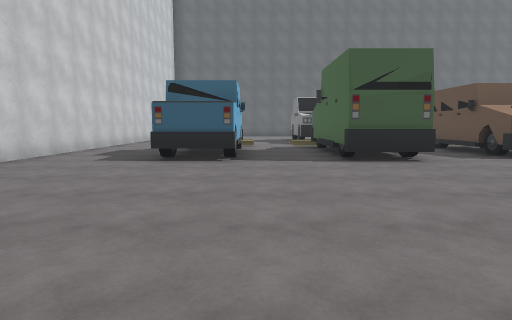
[1] (above)

24 first-person views from a walk through a 3-D level made in the Unity game engine. The camera is 1.3 m above the floor, tilts 6° down and sees 75° across. The floor is counted in squares, 2 m on a side. Each view is taken from the middle of a square. On the plan, view 1 faces up. The plan holds only what a view shows up to about 10 squares ahead; the rest is blank. The place goes on beyond the plan. The player character is not drawn. Some animated figures are not drawn.

[2]
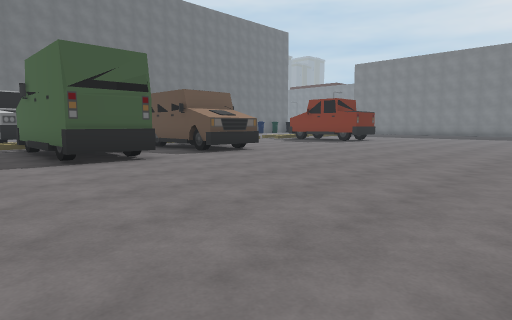

[3]
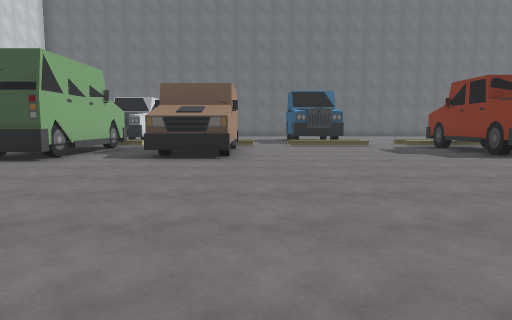

[4]
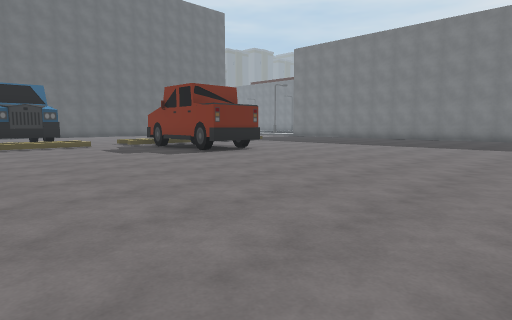

[5]
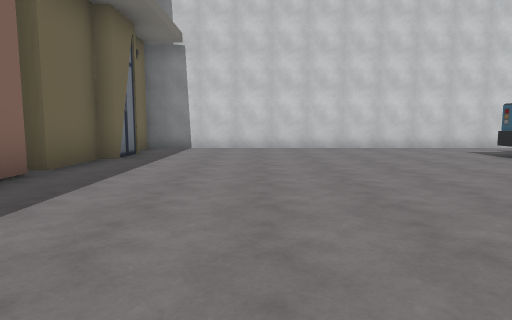

[6]
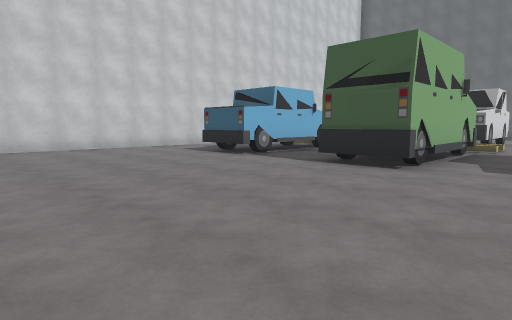

[7]
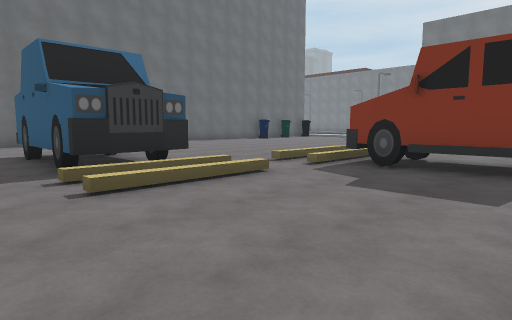

[8]
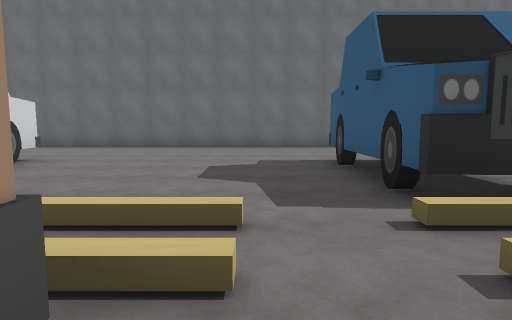

[9]
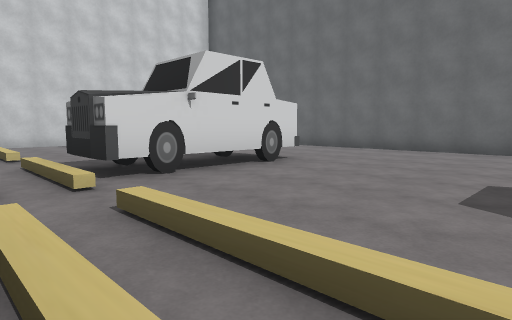

[10]
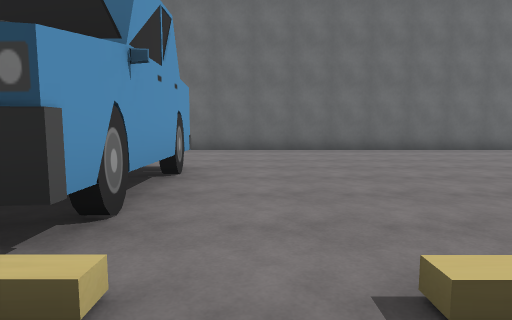

[11]
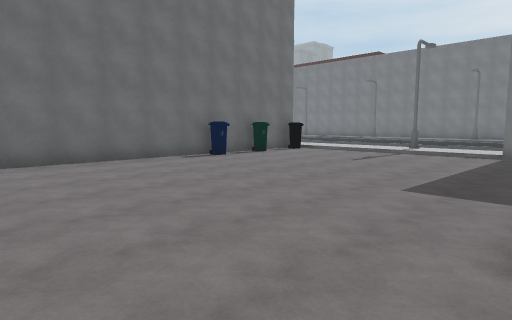

[12]
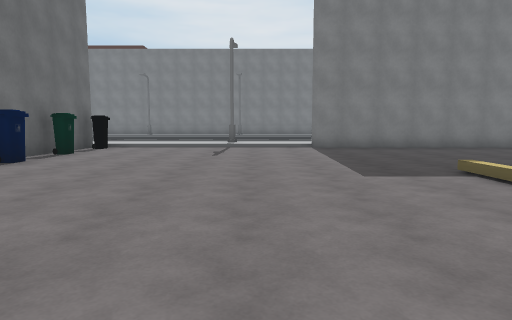

[13]
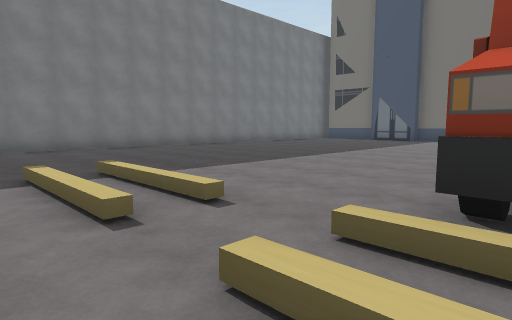

[14]
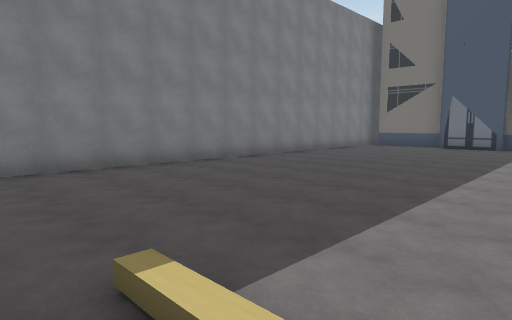

[15]
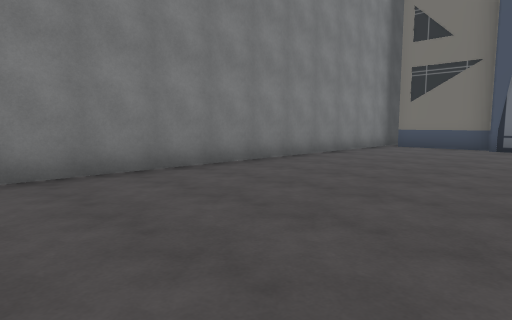

[16]
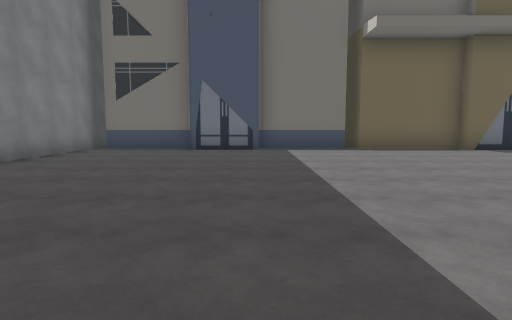

[17]
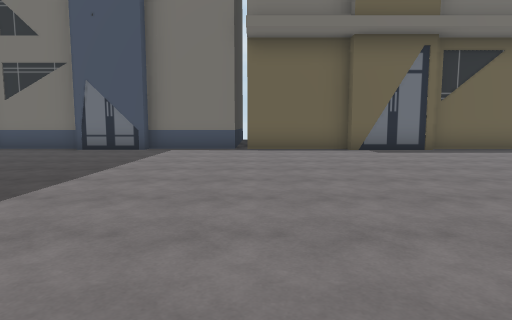

[18]
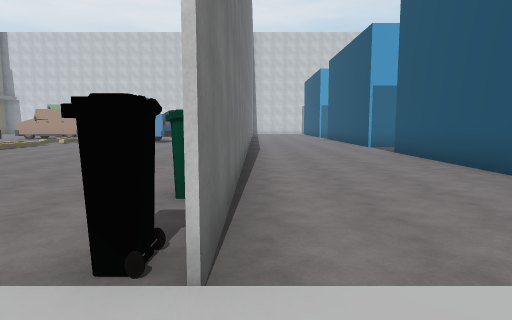

[19]
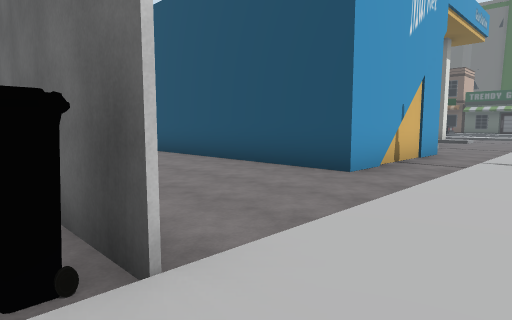

[20]
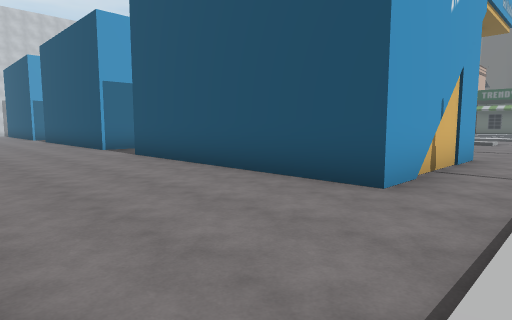

[21]
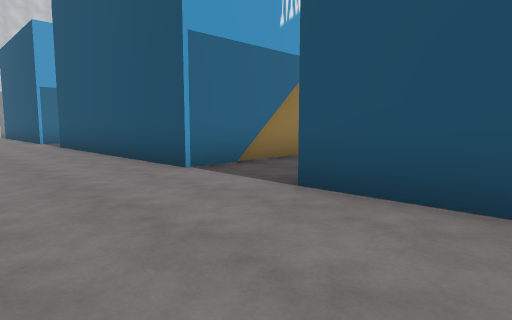

[22]
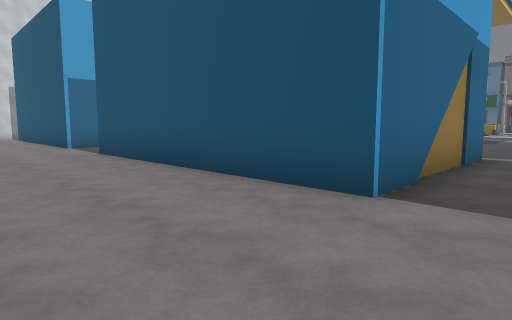

[23]
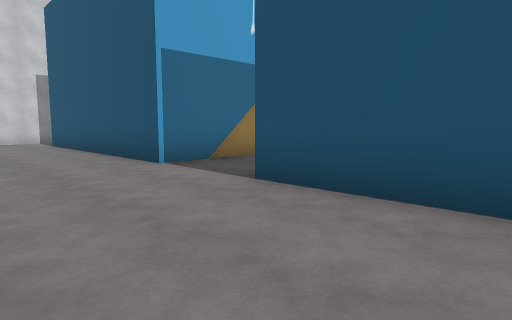

[24]
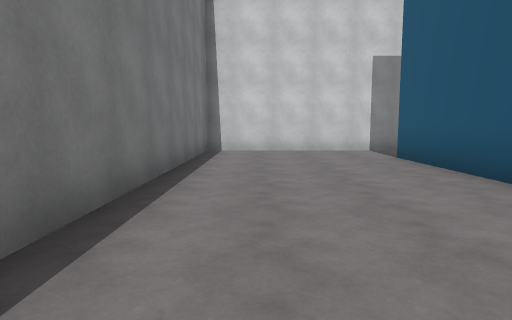

### Floor plan
Key: @ floor where view 1 was taken; # wall or solid block; . main floor; : floor 0.25 m higher than the main floor; / step, stairs or slope; O other object.
Columns run from 5 left of view 1 to 24 right of it. Each row starts with its distance up from view 1.
 26                  #.       #.:
 25         #.       #.       #.:
 24 #       ##.      #..      #.:
 23 #..#######.#######..#######.:
 22 #...........................:/
 21 #...........................:/
 20 #...........................:/
 19  ###########################:/
 18       ..................##..:/
 17       ......................:
 16       ......................:
 15       . O.....OO............:O
 14       .OO.....OO............:/
 13 #..   .OO.....OO............:/
 12 #......OO.....OO............#
 11 #   /////.//////.//////.....#
 10 #.. O//OO.//////.OO////.....
  9 #.. O..OO.O#.....OO.........#
  8 #.. O..OO.##.....O .........#
  7 #..OO..OO.##.....OO.........#
  6 #..OO..OO...................#
  5 #...........................
  4 #...........................#
  3 #...........................#
  2 #...........................#
  1 #...........................#
  0 #....@....  ................
 -1 #........     ..............#
 -2  OOOOOO      OOOOOOOOOOOOOOO#
 -3                     OO     O

Where each view was taken, in squares from view 1:
view 1: 0 up, 0 right, facing up
view 2: 0 up, 0 right, facing up-right
view 3: 0 up, 7 right, facing up
view 4: 0 up, 7 right, facing up-right
view 5: 1 up, 5 right, facing left
view 6: 1 up, 5 right, facing up-left
view 7: 7 up, 7 right, facing up-right
view 8: 9 up, 7 right, facing up
view 9: 10 up, 7 right, facing up-left
view 10: 10 up, 11 right, facing up
view 11: 11 up, 13 right, facing up-right
view 12: 14 up, 13 right, facing right
view 13: 12 up, 13 right, facing down-right
view 14: 11 up, 16 right, facing down-right
view 15: 8 up, 18 right, facing down-right
view 16: 7 up, 18 right, facing down
view 17: 7 up, 15 right, facing down
view 18: 19 up, 24 right, facing left
view 19: 18 up, 24 right, facing up-left
view 20: 19 up, 23 right, facing up-left
view 21: 20 up, 17 right, facing up-left
view 22: 20 up, 14 right, facing up-left
view 23: 20 up, 9 right, facing up-left
view 24: 20 up, 4 right, facing left
